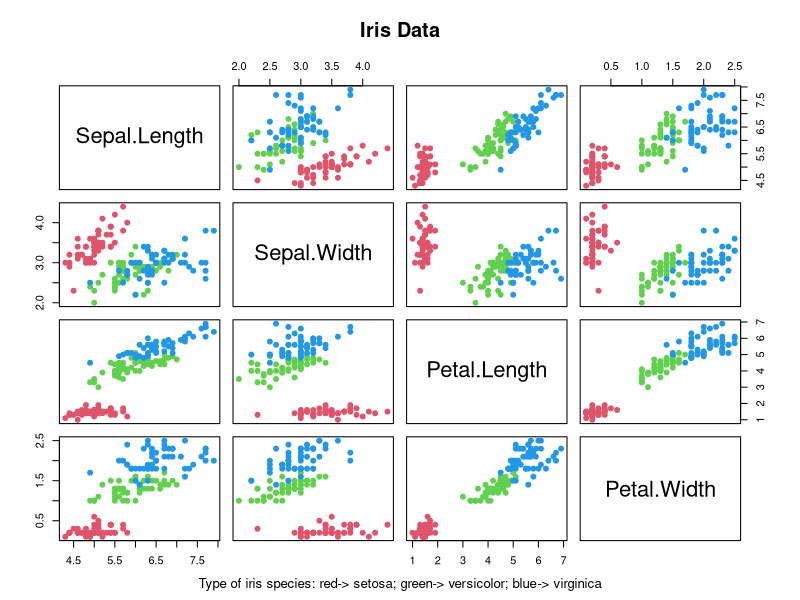
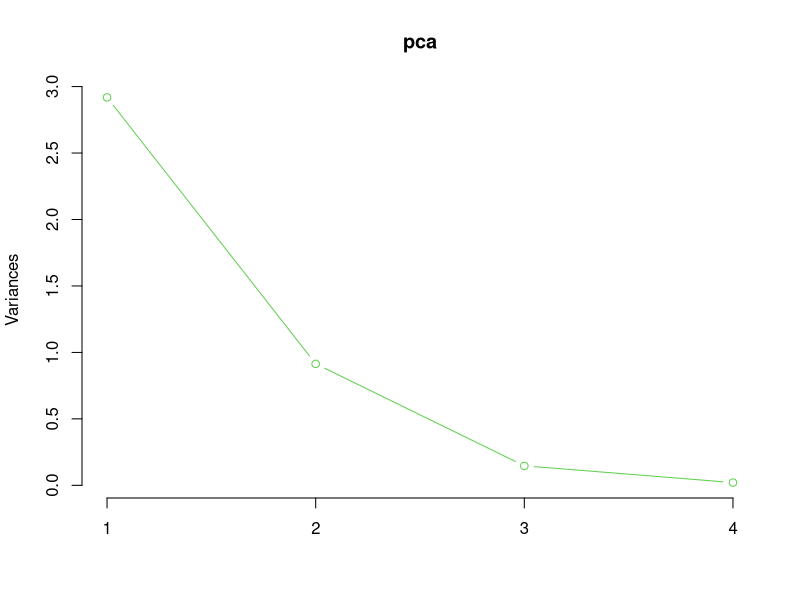
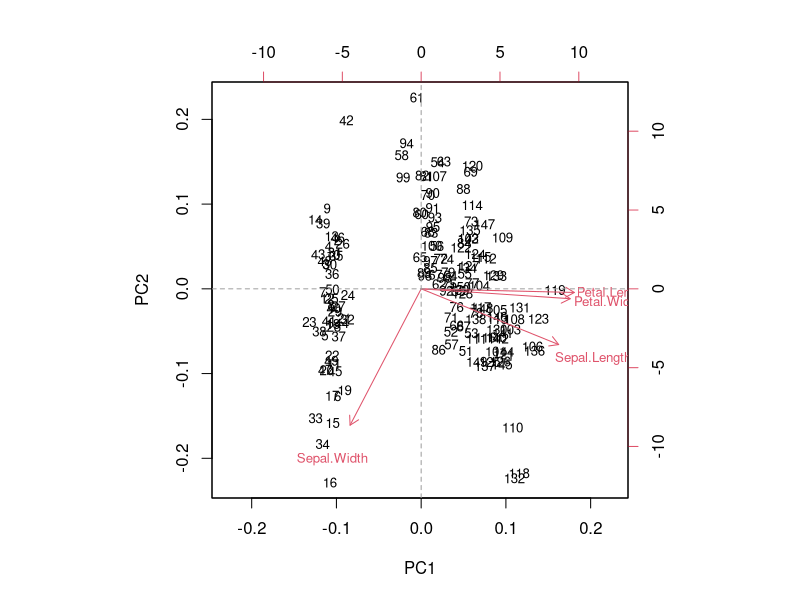

R code for these plots, in order:
#  Fisher’s Iris Data by Edgar Anderson available in package “datasets” 
# measurements in centimeters of the variables sepal length and width and 
# petal length and width, respectively, for 50 flowers from each of 3 species of iris.  
# The species are Iris setosa, versicolor, and virginica.

data(iris)
str(iris); summary(iris[1:4])
pairs(iris[1:4],main="Iris Data", pch=19, col=as.numeric(iris$Species)+1)
mtext("Type of iris species: red-> setosa; green-> versicolor; blue-> virginica", 1, line=3.7,cex=.8)


#To examine variability of all numeric variables
sapply(iris[1:4],var)
range(sapply(iris[1:4],var))
# maybe this range of variability is big in this context.
#Thus, we will use the correlation matrix
#For this, we must standardize our variables with scale() function:
iris.stand <- as.data.frame(scale(iris[,1:4]))
sapply(iris.stand,sd) #now, standard deviations are 1

#If we use prcomp() function, we indicate 'scale=TRUE' to use correlation matrix
pca <- prcomp(iris.stand,scale=T)
#it is just the same that: prcomp(iris[,1:4],scale=T) and prcomp(iris.stand)
#similar with princomp(): princomp(iris.stand, cor=T)
pca
summary(pca)
#This gives us the standard deviation of each component, and the proportion of variance explained by each component.
#The standard deviation is stored in (see 'str(pca)'):
pca$sdev


#plot of variance of each PCA.
#It will be useful to decide how many principal components should be retained.
screeplot(pca, type="lines",col=3)

#The loadings for the principal components are stored in:
pca$rotation # with princomp(): pca$loadings

#biplot of first two principal components
biplot(pca,cex=0.8)
abline(h = 0, v = 0, lty = 2, col = 8)


